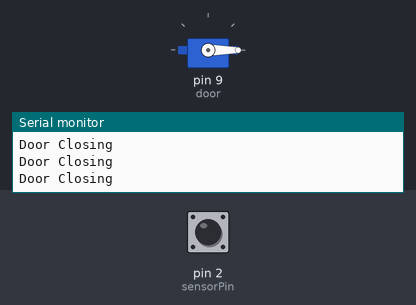
Recording of a sketch running on a simulated Arduino Uno, built with avr-gcc and run on an emulated ATmega328P. Parts: servo, the last lines printed to the serial monitor. Inputs (shaded band) come from the test bench; at power-on: pin 2 (sensorPin) LOW.

Above: at 1.2 s.
1.3 s: pin 2 (sensorPin) driven HIGH
At 2.5 s:
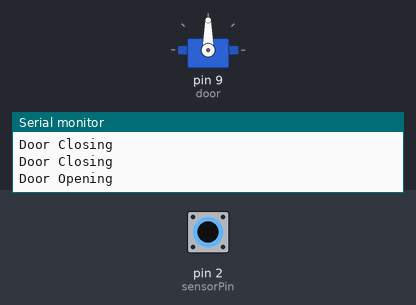
2.8 s: pin 2 (sensorPin) driven LOW
At 5.0 s:
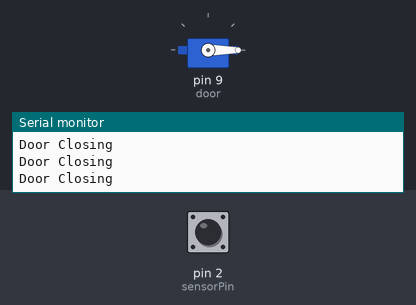
5.8 s: pin 2 (sensorPin) pulsed HIGH 2 times (0.12 s each, 0.3 s apart)
At 6.3 s:
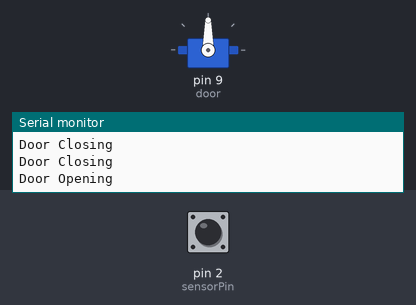
9.4 s: pin 2 (sensorPin) pulsed HIGH 5 times (0.12 s each, 0.3 s apart)
At 13.8 s:
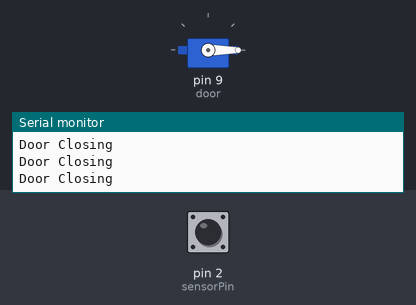
Timing chart, 0 to 14.9 s (numbered marks = the images above; inputs shaded):
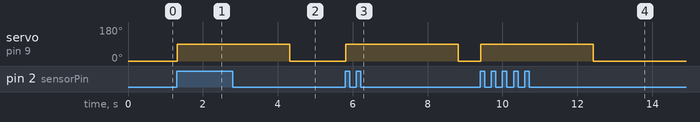

Measured:
- after the input at 1.3 s, servo on pin 9 (door): 0° → 90° at once
- after the input at 2.8 s, servo on pin 9 (door): 90° → 0° after 1.5 s
- after the input at 5.8 s, servo on pin 9 (door): 0° → 90° at once, → 0° 3.0 s later
- after the input at 9.4 s, servo on pin 9 (door): 0° → 90° at once, → 0° 3.0 s later

The sketch:

week10_debug_serial.ino
```cpp
#include <Servo.h>

Servo door;
int sensorPin = 2;

void setup() {
  pinMode(sensorPin, INPUT);
  door.attach(9);
  Serial.begin(9600);
}

void loop() {
  int motion = digitalRead(sensorPin);

  if (motion == HIGH) {
    Serial.println("Door Opening");
    door.write(90);
    delay(3000);
  } else {
    Serial.println("Door Closing");
    door.write(0);
  }
}
```
